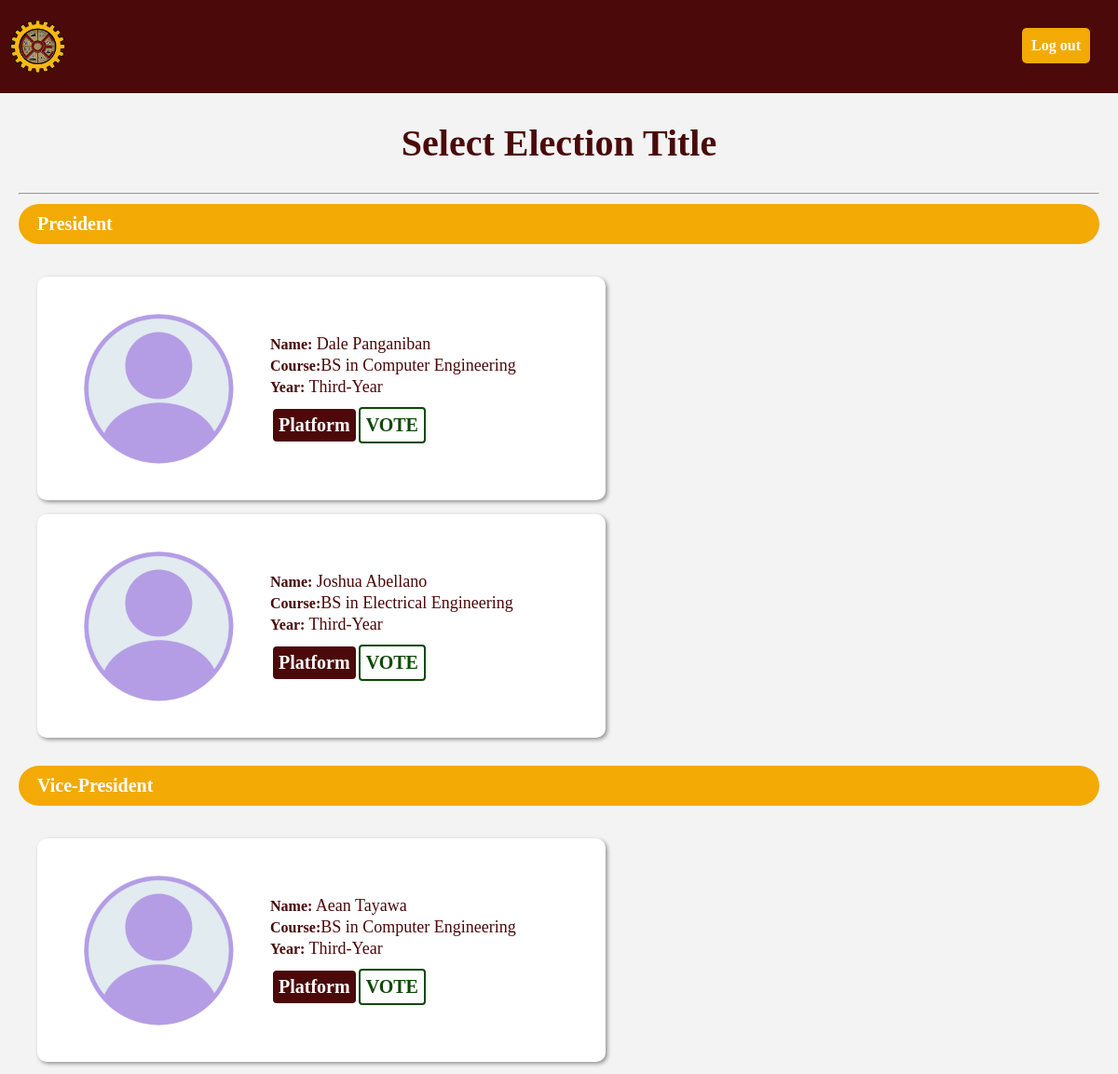
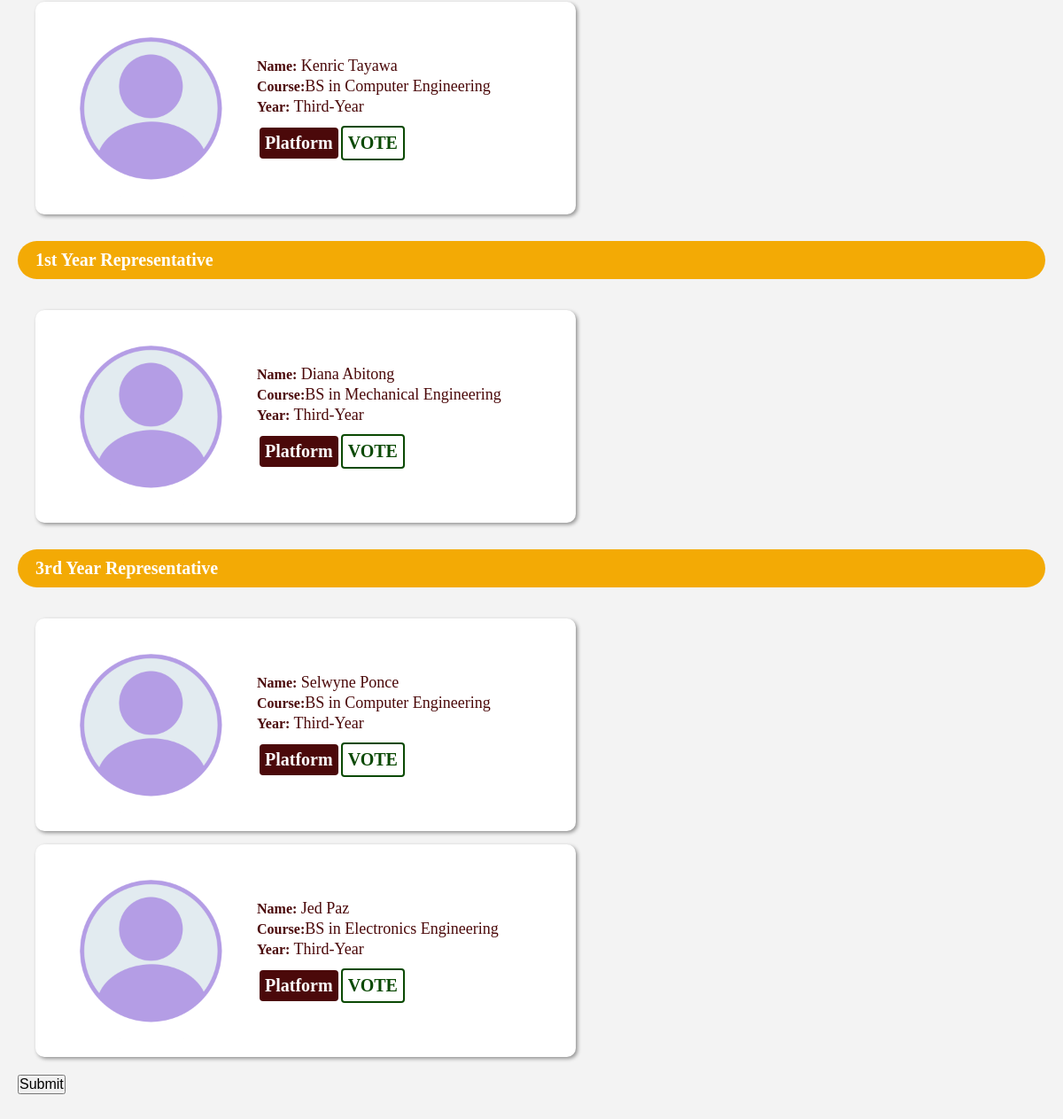
Screenshot of /Voters/try.php with the database file from the repository (2 pictures, top to bottom).
### tables this page shows
CREATE TABLE `position` (
  `id` int(11) NOT NULL,
  `position` varchar(150) NOT NULL,
  `columnName` varchar(50) NOT NULL,
  `label` varchar(11) NOT NULL
);

CREATE TABLE `candidates` (
  `id` int(11) NOT NULL,
  `position_id` int(11) NOT NULL,
  `profile` varchar(255) NOT NULL,
  `student_number` varchar(100) NOT NULL,
  `first_name` varchar(255) NOT NULL,
  `last_name` varchar(255) NOT NULL,
  `course` varchar(255) NOT NULL,
  `platform` text NOT NULL
);

### Voters/try.php (the view, shortened to what this page needs)
<!DOCTYPE html>
<html>
<head>
	<link rel="stylesheet" href="style1.css">
</head>
<body>
	<section class= "Navigation">
		<div class="header">
			<nav>
				<img class= "logo-img" src = "../Img/COE.png" width=60px height=60px>
			<div class = "btn_log-out">
				<a href="../Log in/logout.php" class = "log-out">Log out</a>
			</div>
			</nav>
		</div>
		<div class="main">
			<h2>Select Election Title</h2><hr>
            <form method="POST">
                <?php
                    $select_position = mysqli_query($con, "SELECT * FROM `position`");
                    if(mysqli_num_rows($select_position) > 0){
                        while($fetch_position = mysqli_fetch_assoc($select_position)){
                            $pid = $fetch_position['id'];
                            ?>
                            <div class="container">
                                <div class="position">
                                    <h3><?php echo $fetch_position['position']; ?></h3>
                                </div>
                                <div class="contents">
                                    <?php
                                        $select_candidate = mysqli_query($con, "SELECT * FROM `candidates` WHERE position_id = '$pid'");
                                        if(mysqli_num_rows($select_candidate) > 0){
                                            while($fetch_candidate = mysqli_fetch_assoc($select_candidate)){ ?>
                                                <div class="candidate">
                                                    <img src="../Img/user.png">
                                                    <ul class = "info">
                                                        <li><b>Name:</b> <?php echo $fetch_candidate['first_name'] . " " . $fetch_candidate['last_name'];?></li>
                                                        <li><b>Course:</b><?php echo $fetch_candidate['course'];?></li>
                                                        <li><b>Year:</b> Third-Year</li>
                                                        <div class="button">
                                                            <button class= "Platform" type= "button">Platform</button>
                                                            <div class="radio-container">
                                                                <div class="radio-title">
                                                                    <label>VOTE</label>
                                                                </div>
                                                            </div>
                                                        </div>
                                                    </ul>
                                                </div>
                                            <?php
                                            }
                                        }
                                    ?>
                                </div>
                            </div>
                        <?php
                        }
                    }
                ?>
                <div class="submit-btn">
                    <button type="submit" name="submit_btn"> Submit </button>
                </div>
            </form>
		</div>
	</section>
</body>
</html>

### Voters/style1.css (style rules this page uses)
* { margin:0; padding:0; font-size: 16px; box-sizing: border-box; }
body { background-color: #f3f3f3; }
.Navigation .header { position: relative; background-color:#4b090a; padding: 20px 10px; color: white; justify-content: space-between; }
.Navigation .header nav { display: flex; align-items: center; font-weight: bold; }
.log-out { position: absolute; top: 0%; right: 0; margin-top: 30px; margin-right: 30px; padding: 10px 10px; border: none; border-radius: 5px; cursor: pointer; background-color: #f3aa05; font-family: montserrat; font-weight: bold; color: white; text-decoration: none; }
.main { position: relative; display: block; padding: 30px 20px; }
.main h2 { display: flex; justify-content: center; align-items: center; font-size: 40px; padding-bottom: 30px; font-family: montserrat; color: #4b090a; }
.main .container { position: relative; display: flex; flex-direction: column; }
.main .position { display:flex; background-color: #f3aa05; color: white; margin-top: 10px; border-radius: 100px; }
.main .position h3 { font-size:20px; padding-left: 20px; font-family: montserrat; padding-top: 10px; padding-bottom: 10px; }
.main .contents { display: flex; flex-wrap: wrap; padding: 20px; }
.main .contents .candidate { display: flex; background-color: white; align-items: center; border-radius: 10px; width: 610px; min-height: 240px; box-shadow: 2px 2px 4px rgba(0,0,0,0.4); margin-right: 15px; margin-top: 15px; padding: 10px; }
.main .contents .candidate .info { display: block; list-style: none; }
.main .contents .candidate .info li { display: block; font-size: 18px; font-family: montserrat; color: #4b090a; margin-top: 2px; }
.main .contents .candidate img { width: 200px; height: 200px; margin-right: 20px; margin-left: 20px; }
.main .contents .candidate .button { display: flex; align-items: center; margin-top: 10px; }
.main .contents .candidate button { padding: 6px 6px; font-family: montserrat; border: none; border-radius: 4px; font-size: 20px; margin: 3px; background-color: #4b090a; color: white; font-weight: bold; cursor: pointer; }
.radio-container { position: relative; height: 100%; }
.radio-container .radio-title { display: flex; align-items: center; justify-content: center; height: 100%; width: 100%; border: 2px solid #0a4903; border-radius: 4px; padding: 6px 6px; }
.radio-container label { color: #0a4903; font-size: 20px; font-family: montserrat; font-weight: bold; }

### rows the page displays
position: position "President"
candidates: first_name "Dale", last_name "Panganiban", course "BS in Computer Engineering"
candidates: first_name "Joshua", last_name "Abellano", course "BS in Electrical Engineering"
position: position "Vice-President"
candidates: first_name "Aean", last_name "Tayawa", course "BS in Computer Engineering"
candidates: first_name "Kenric", last_name "Tayawa", course "BS in Computer Engineering"
position: position "1st Year Representative"
candidates: first_name "Diana", last_name "Abitong", course "BS in Mechanical Engineering"
position: position "3rd Year Representative"
candidates: first_name "Selwyne", last_name "Ponce", course "BS in Computer Engineering"
candidates: first_name "Jed", last_name "Paz", course "BS in Electronics Engineering"
